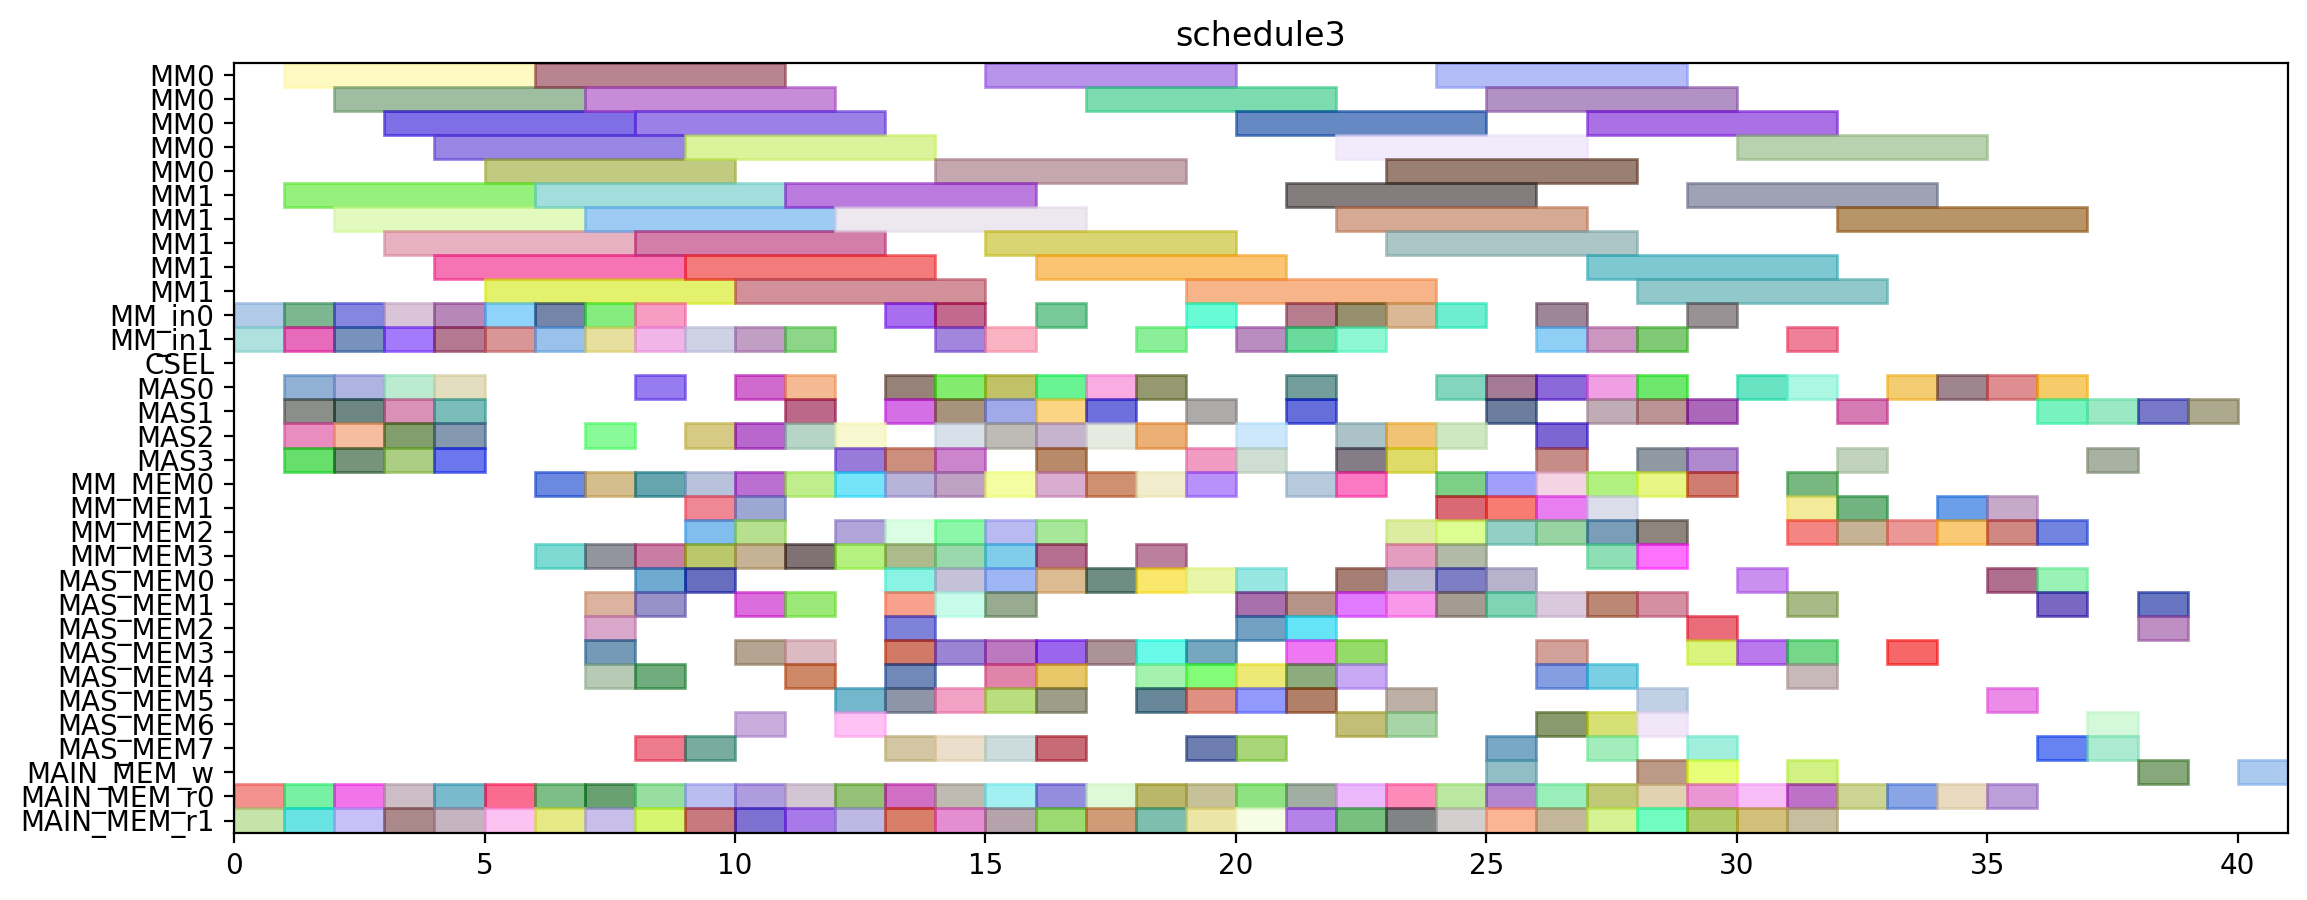

Source code (Python):
from pyschedule import Scenario, solvers, plotters, alt


def solve():
	horizon = 161
	S = Scenario("schedule3", horizon=horizon)

	# resource
	MM = S.Resources('MM', num=2, size=5)
	MM_in = S.Resources('MM_in', num=2)
	CSEL = S.Resource('CSEL')
	MAS = S.Resources('MAS', num=4, size=1, periods=range(1, horizon))
	MM_MEM = S.Resources('MM_MEM', num=4)
	MAS_MEM = S.Resources('MAS_MEM', num=8)
	MAIN_MEM_w = S.Resource('MAIN_MEM_w', size=1)
	MAIN_MEM_r = S.Resources('MAIN_MEM_r', num=2)

	# result of previous scheduling
	r12_t1_in = S.Task('r12_t1_in', length=1, delay_cost=1)
	S += r12_t1_in >= 0
	r12_t1_in += MM_in[0]

	r12_t1_mem1 = S.Task('r12_t1_mem1', length=1, delay_cost=1)
	S += r12_t1_mem1 >= 0
	r12_t1_mem1 += MAIN_MEM_r[1]

	r16_t3_mem0 = S.Task('r16_t3_mem0', length=1, delay_cost=1)
	S += r16_t3_mem0 >= 0
	r16_t3_mem0 += MAIN_MEM_r[0]

	r5_t1_in = S.Task('r5_t1_in', length=1, delay_cost=1)
	S += r5_t1_in >= 0
	r5_t1_in += MM_in[1]

	r12_t1 = S.Task('r12_t1', length=5, delay_cost=1)
	S += r12_t1 >= 1
	r12_t1 += MM[0]

	r12_t3_mem0 = S.Task('r12_t3_mem0', length=1, delay_cost=1)
	S += r12_t3_mem0 >= 1
	r12_t3_mem0 += MAIN_MEM_r[0]

	r13_t2_mem1 = S.Task('r13_t2_mem1', length=1, delay_cost=1)
	S += r13_t2_mem1 >= 1
	r13_t2_mem1 += MAIN_MEM_r[1]

	r1_t2 = S.Task('r1_t2', length=1, delay_cost=1)
	S += r1_t2 >= 1
	r1_t2 += MAS[2]

	r1_t3 = S.Task('r1_t3', length=1, delay_cost=1)
	S += r1_t3 >= 1
	r1_t3 += MAS[1]

	r3_t0_in = S.Task('r3_t0_in', length=1, delay_cost=1)
	S += r3_t0_in >= 1
	r3_t0_in += MM_in[0]

	r3_t1_in = S.Task('r3_t1_in', length=1, delay_cost=1)
	S += r3_t1_in >= 1
	r3_t1_in += MM_in[1]

	r5_t1 = S.Task('r5_t1', length=5, delay_cost=1)
	S += r5_t1 >= 1
	r5_t1 += MM[1]

	r5_t2 = S.Task('r5_t2', length=1, delay_cost=1)
	S += r5_t2 >= 1
	r5_t2 += MAS[0]

	r9_t2 = S.Task('r9_t2', length=1, delay_cost=1)
	S += r9_t2 >= 1
	r9_t2 += MAS[3]

	r13_t0_in = S.Task('r13_t0_in', length=1, delay_cost=1)
	S += r13_t0_in >= 2
	r13_t0_in += MM_in[0]

	r13_t3 = S.Task('r13_t3', length=1, delay_cost=1)
	S += r13_t3 >= 2
	r13_t3 += MAS[1]

	r16_t3_mem1 = S.Task('r16_t3_mem1', length=1, delay_cost=1)
	S += r16_t3_mem1 >= 2
	r16_t3_mem1 += MAIN_MEM_r[1]

	r1_t1_mem0 = S.Task('r1_t1_mem0', length=1, delay_cost=1)
	S += r1_t1_mem0 >= 2
	r1_t1_mem0 += MAIN_MEM_r[0]

	r3_t0 = S.Task('r3_t0', length=5, delay_cost=1)
	S += r3_t0 >= 2
	r3_t0 += MM[0]

	r3_t1 = S.Task('r3_t1', length=5, delay_cost=1)
	S += r3_t1 >= 2
	r3_t1 += MM[1]

	r3_t2 = S.Task('r3_t2', length=1, delay_cost=1)
	S += r3_t2 >= 2
	r3_t2 += MAS[0]

	r3_t3 = S.Task('r3_t3', length=1, delay_cost=1)
	S += r3_t3 >= 2
	r3_t3 += MAS[3]

	r4_t2 = S.Task('r4_t2', length=1, delay_cost=1)
	S += r4_t2 >= 2
	r4_t2 += MAS[2]

	r6_t1_in = S.Task('r6_t1_in', length=1, delay_cost=1)
	S += r6_t1_in >= 2
	r6_t1_in += MM_in[1]

	r12_t2 = S.Task('r12_t2', length=1, delay_cost=1)
	S += r12_t2 >= 3
	r12_t2 += MAS[1]

	r12_t3 = S.Task('r12_t3', length=1, delay_cost=1)
	S += r12_t3 >= 3
	r12_t3 += MAS[0]

	r13_t0 = S.Task('r13_t0', length=5, delay_cost=1)
	S += r13_t0 >= 3
	r13_t0 += MM[0]

	r13_t2 = S.Task('r13_t2', length=1, delay_cost=1)
	S += r13_t2 >= 3
	r13_t2 += MAS[3]

	r16_t3 = S.Task('r16_t3', length=1, delay_cost=1)
	S += r16_t3 >= 3
	r16_t3 += MAS[2]

	r4_t0_in = S.Task('r4_t0_in', length=1, delay_cost=1)
	S += r4_t0_in >= 3
	r4_t0_in += MM_in[1]

	r5_t0_in = S.Task('r5_t0_in', length=1, delay_cost=1)
	S += r5_t0_in >= 3
	r5_t0_in += MM_in[0]

	r6_t0_mem1 = S.Task('r6_t0_mem1', length=1, delay_cost=1)
	S += r6_t0_mem1 >= 3
	r6_t0_mem1 += MAIN_MEM_r[1]

	r6_t1 = S.Task('r6_t1', length=5, delay_cost=1)
	S += r6_t1 >= 3
	r6_t1 += MM[1]

	r6_t1_mem0 = S.Task('r6_t1_mem0', length=1, delay_cost=1)
	S += r6_t1_mem0 >= 3
	r6_t1_mem0 += MAIN_MEM_r[0]

	r12_t0_in = S.Task('r12_t0_in', length=1, delay_cost=1)
	S += r12_t0_in >= 4
	r12_t0_in += MM_in[0]

	r3_t0_mem0 = S.Task('r3_t0_mem0', length=1, delay_cost=1)
	S += r3_t0_mem0 >= 4
	r3_t0_mem0 += MAIN_MEM_r[0]

	r4_t0 = S.Task('r4_t0', length=5, delay_cost=1)
	S += r4_t0 >= 4
	r4_t0 += MM[1]

	r4_t1_in = S.Task('r4_t1_in', length=1, delay_cost=1)
	S += r4_t1_in >= 4
	r4_t1_in += MM_in[1]

	r4_t3 = S.Task('r4_t3', length=1, delay_cost=1)
	S += r4_t3 >= 4
	r4_t3 += MAS[0]

	r5_t0 = S.Task('r5_t0', length=5, delay_cost=1)
	S += r5_t0 >= 4
	r5_t0 += MM[0]

	r5_t2_mem1 = S.Task('r5_t2_mem1', length=1, delay_cost=1)
	S += r5_t2_mem1 >= 4
	r5_t2_mem1 += MAIN_MEM_r[1]

	r5_t3 = S.Task('r5_t3', length=1, delay_cost=1)
	S += r5_t3 >= 4
	r5_t3 += MAS[3]

	r6_t2 = S.Task('r6_t2', length=1, delay_cost=1)
	S += r6_t2 >= 4
	r6_t2 += MAS[2]

	r6_t3 = S.Task('r6_t3', length=1, delay_cost=1)
	S += r6_t3 >= 4
	r6_t3 += MAS[1]

	r12_t0 = S.Task('r12_t0', length=5, delay_cost=1)
	S += r12_t0 >= 5
	r12_t0 += MM[0]

	r1_t0_mem1 = S.Task('r1_t0_mem1', length=1, delay_cost=1)
	S += r1_t0_mem1 >= 5
	r1_t0_mem1 += MAIN_MEM_r[1]

	r1_t1_in = S.Task('r1_t1_in', length=1, delay_cost=1)
	S += r1_t1_in >= 5
	r1_t1_in += MM_in[1]

	r4_t1 = S.Task('r4_t1', length=5, delay_cost=1)
	S += r4_t1 >= 5
	r4_t1 += MM[1]

	r4_t3_mem0 = S.Task('r4_t3_mem0', length=1, delay_cost=1)
	S += r4_t3_mem0 >= 5
	r4_t3_mem0 += MAIN_MEM_r[0]

	r6_t0_in = S.Task('r6_t0_in', length=1, delay_cost=1)
	S += r6_t0_in >= 5
	r6_t0_in += MM_in[0]

	r13_t1_in = S.Task('r13_t1_in', length=1, delay_cost=1)
	S += r13_t1_in >= 6
	r13_t1_in += MM_in[1]

	r1_t0_in = S.Task('r1_t0_in', length=1, delay_cost=1)
	S += r1_t0_in >= 6
	r1_t0_in += MM_in[0]

	r1_t1 = S.Task('r1_t1', length=5, delay_cost=1)
	S += r1_t1 >= 6
	r1_t1 += MM[1]

	r30_mem0 = S.Task('r30_mem0', length=1, delay_cost=1)
	S += r30_mem0 >= 6
	r30_mem0 += MM_MEM[0]

	r30_mem1 = S.Task('r30_mem1', length=1, delay_cost=1)
	S += r30_mem1 >= 6
	r30_mem1 += MM_MEM[3]

	r3_t2_mem1 = S.Task('r3_t2_mem1', length=1, delay_cost=1)
	S += r3_t2_mem1 >= 6
	r3_t2_mem1 += MAIN_MEM_r[1]

	r6_t0 = S.Task('r6_t0', length=5, delay_cost=1)
	S += r6_t0 >= 6
	r6_t0 += MM[0]

	r6_t0_mem0 = S.Task('r6_t0_mem0', length=1, delay_cost=1)
	S += r6_t0_mem0 >= 6
	r6_t0_mem0 += MAIN_MEM_r[0]

	r12_t4_in = S.Task('r12_t4_in', length=1, delay_cost=1)
	S += r12_t4_in >= 7
	r12_t4_in += MM_in[1]

	r12_t4_mem0 = S.Task('r12_t4_mem0', length=1, delay_cost=1)
	S += r12_t4_mem0 >= 7
	r12_t4_mem0 += MAS_MEM[2]

	r12_t4_mem1 = S.Task('r12_t4_mem1', length=1, delay_cost=1)
	S += r12_t4_mem1 >= 7
	r12_t4_mem1 += MAS_MEM[1]

	r13_t1 = S.Task('r13_t1', length=5, delay_cost=1)
	S += r13_t1 >= 7
	r13_t1 += MM[1]

	r1_t0 = S.Task('r1_t0', length=5, delay_cost=1)
	S += r1_t0 >= 7
	r1_t0 += MM[0]

	r30 = S.Task('r30', length=1, delay_cost=1)
	S += r30 >= 7
	r30 += MAS[2]

	r3_t5_mem0 = S.Task('r3_t5_mem0', length=1, delay_cost=1)
	S += r3_t5_mem0 >= 7
	r3_t5_mem0 += MM_MEM[0]

	r3_t5_mem1 = S.Task('r3_t5_mem1', length=1, delay_cost=1)
	S += r3_t5_mem1 >= 7
	r3_t5_mem1 += MM_MEM[3]

	r4_t2_mem1 = S.Task('r4_t2_mem1', length=1, delay_cost=1)
	S += r4_t2_mem1 >= 7
	r4_t2_mem1 += MAIN_MEM_r[1]

	r5_t3_mem0 = S.Task('r5_t3_mem0', length=1, delay_cost=1)
	S += r5_t3_mem0 >= 7
	r5_t3_mem0 += MAIN_MEM_r[0]

	r6_t4_in = S.Task('r6_t4_in', length=1, delay_cost=1)
	S += r6_t4_in >= 7
	r6_t4_in += MM_in[0]

	r6_t4_mem0 = S.Task('r6_t4_mem0', length=1, delay_cost=1)
	S += r6_t4_mem0 >= 7
	r6_t4_mem0 += MAS_MEM[4]

	r6_t4_mem1 = S.Task('r6_t4_mem1', length=1, delay_cost=1)
	S += r6_t4_mem1 >= 7
	r6_t4_mem1 += MAS_MEM[3]

	r12_t2_mem1 = S.Task('r12_t2_mem1', length=1, delay_cost=1)
	S += r12_t2_mem1 >= 8
	r12_t2_mem1 += MAIN_MEM_r[1]

	r12_t4 = S.Task('r12_t4', length=5, delay_cost=1)
	S += r12_t4 >= 8
	r12_t4 += MM[1]

	r3_t5 = S.Task('r3_t5', length=1, delay_cost=1)
	S += r3_t5 >= 8
	r3_t5 += MAS[0]

	r4_t0_mem0 = S.Task('r4_t0_mem0', length=1, delay_cost=1)
	S += r4_t0_mem0 >= 8
	r4_t0_mem0 += MAIN_MEM_r[0]

	r4_t4_in = S.Task('r4_t4_in', length=1, delay_cost=1)
	S += r4_t4_in >= 8
	r4_t4_in += MM_in[1]

	r4_t4_mem0 = S.Task('r4_t4_mem0', length=1, delay_cost=1)
	S += r4_t4_mem0 >= 8
	r4_t4_mem0 += MAS_MEM[4]

	r4_t4_mem1 = S.Task('r4_t4_mem1', length=1, delay_cost=1)
	S += r4_t4_mem1 >= 8
	r4_t4_mem1 += MAS_MEM[1]

	r50_mem0 = S.Task('r50_mem0', length=1, delay_cost=1)
	S += r50_mem0 >= 8
	r50_mem0 += MM_MEM[0]

	r50_mem1 = S.Task('r50_mem1', length=1, delay_cost=1)
	S += r50_mem1 >= 8
	r50_mem1 += MM_MEM[3]

	r5_t4_in = S.Task('r5_t4_in', length=1, delay_cost=1)
	S += r5_t4_in >= 8
	r5_t4_in += MM_in[0]

	r5_t4_mem0 = S.Task('r5_t4_mem0', length=1, delay_cost=1)
	S += r5_t4_mem0 >= 8
	r5_t4_mem0 += MAS_MEM[0]

	r5_t4_mem1 = S.Task('r5_t4_mem1', length=1, delay_cost=1)
	S += r5_t4_mem1 >= 8
	r5_t4_mem1 += MAS_MEM[7]

	r6_t4 = S.Task('r6_t4', length=5, delay_cost=1)
	S += r6_t4 >= 8
	r6_t4 += MM[0]

	r12_t5_mem0 = S.Task('r12_t5_mem0', length=1, delay_cost=1)
	S += r12_t5_mem0 >= 9
	r12_t5_mem0 += MM_MEM[0]

	r12_t5_mem1 = S.Task('r12_t5_mem1', length=1, delay_cost=1)
	S += r12_t5_mem1 >= 9
	r12_t5_mem1 += MM_MEM[1]

	r13_t2_mem0 = S.Task('r13_t2_mem0', length=1, delay_cost=1)
	S += r13_t2_mem0 >= 9
	r13_t2_mem0 += MAIN_MEM_r[0]

	r3_t4_in = S.Task('r3_t4_in', length=1, delay_cost=1)
	S += r3_t4_in >= 9
	r3_t4_in += MM_in[1]

	r3_t4_mem0 = S.Task('r3_t4_mem0', length=1, delay_cost=1)
	S += r3_t4_mem0 >= 9
	r3_t4_mem0 += MAS_MEM[0]

	r3_t4_mem1 = S.Task('r3_t4_mem1', length=1, delay_cost=1)
	S += r3_t4_mem1 >= 9
	r3_t4_mem1 += MAS_MEM[7]

	r40_mem0 = S.Task('r40_mem0', length=1, delay_cost=1)
	S += r40_mem0 >= 9
	r40_mem0 += MM_MEM[2]

	r40_mem1 = S.Task('r40_mem1', length=1, delay_cost=1)
	S += r40_mem1 >= 9
	r40_mem1 += MM_MEM[3]

	r4_t0_mem1 = S.Task('r4_t0_mem1', length=1, delay_cost=1)
	S += r4_t0_mem1 >= 9
	r4_t0_mem1 += MAIN_MEM_r[1]

	r4_t4 = S.Task('r4_t4', length=5, delay_cost=1)
	S += r4_t4 >= 9
	r4_t4 += MM[1]

	r50 = S.Task('r50', length=1, delay_cost=1)
	S += r50 >= 9
	r50 += MAS[2]

	r5_t4 = S.Task('r5_t4', length=5, delay_cost=1)
	S += r5_t4 >= 9
	r5_t4 += MM[0]

	r120_mem0 = S.Task('r120_mem0', length=1, delay_cost=1)
	S += r120_mem0 >= 10
	r120_mem0 += MM_MEM[0]

	r120_mem1 = S.Task('r120_mem1', length=1, delay_cost=1)
	S += r120_mem1 >= 10
	r120_mem1 += MM_MEM[1]

	r12_t0_mem1 = S.Task('r12_t0_mem1', length=1, delay_cost=1)
	S += r12_t0_mem1 >= 10
	r12_t0_mem1 += MAIN_MEM_r[1]

	r12_t5 = S.Task('r12_t5', length=1, delay_cost=1)
	S += r12_t5 >= 10
	r12_t5 += MAS[2]

	r13_t4_in = S.Task('r13_t4_in', length=1, delay_cost=1)
	S += r13_t4_in >= 10
	r13_t4_in += MM_in[1]

	r13_t4_mem0 = S.Task('r13_t4_mem0', length=1, delay_cost=1)
	S += r13_t4_mem0 >= 10
	r13_t4_mem0 += MAS_MEM[6]

	r13_t4_mem1 = S.Task('r13_t4_mem1', length=1, delay_cost=1)
	S += r13_t4_mem1 >= 10
	r13_t4_mem1 += MAS_MEM[3]

	r3_t4 = S.Task('r3_t4', length=5, delay_cost=1)
	S += r3_t4 >= 10
	r3_t4 += MM[1]

	r40 = S.Task('r40', length=1, delay_cost=1)
	S += r40 >= 10
	r40 += MAS[0]

	r4_t5_mem0 = S.Task('r4_t5_mem0', length=1, delay_cost=1)
	S += r4_t5_mem0 >= 10
	r4_t5_mem0 += MM_MEM[2]

	r4_t5_mem1 = S.Task('r4_t5_mem1', length=1, delay_cost=1)
	S += r4_t5_mem1 >= 10
	r4_t5_mem1 += MM_MEM[3]

	r80_mem1 = S.Task('r80_mem1', length=1, delay_cost=1)
	S += r80_mem1 >= 10
	r80_mem1 += MAS_MEM[1]

	r9_t2_mem0 = S.Task('r9_t2_mem0', length=1, delay_cost=1)
	S += r9_t2_mem0 >= 10
	r9_t2_mem0 += MAIN_MEM_r[0]

	r100_mem1 = S.Task('r100_mem1', length=1, delay_cost=1)
	S += r100_mem1 >= 11
	r100_mem1 += MAS_MEM[1]

	r10_mem0 = S.Task('r10_mem0', length=1, delay_cost=1)
	S += r10_mem0 >= 11
	r10_mem0 += MM_MEM[0]

	r10_mem1 = S.Task('r10_mem1', length=1, delay_cost=1)
	S += r10_mem1 >= 11
	r10_mem1 += MM_MEM[3]

	r120 = S.Task('r120', length=1, delay_cost=1)
	S += r120 >= 11
	r120 += MAS[1]

	r13_t4 = S.Task('r13_t4', length=5, delay_cost=1)
	S += r13_t4 >= 11
	r13_t4 += MM[1]

	r1_t4_in = S.Task('r1_t4_in', length=1, delay_cost=1)
	S += r1_t4_in >= 11
	r1_t4_in += MM_in[1]

	r1_t4_mem0 = S.Task('r1_t4_mem0', length=1, delay_cost=1)
	S += r1_t4_mem0 >= 11
	r1_t4_mem0 += MAS_MEM[4]

	r1_t4_mem1 = S.Task('r1_t4_mem1', length=1, delay_cost=1)
	S += r1_t4_mem1 >= 11
	r1_t4_mem1 += MAS_MEM[3]

	r4_t1_mem1 = S.Task('r4_t1_mem1', length=1, delay_cost=1)
	S += r4_t1_mem1 >= 11
	r4_t1_mem1 += MAIN_MEM_r[1]

	r4_t5 = S.Task('r4_t5', length=1, delay_cost=1)
	S += r4_t5 >= 11
	r4_t5 += MAS[0]

	r5_t2_mem0 = S.Task('r5_t2_mem0', length=1, delay_cost=1)
	S += r5_t2_mem0 >= 11
	r5_t2_mem0 += MAIN_MEM_r[0]

	r80 = S.Task('r80', length=1, delay_cost=1)
	S += r80 >= 11
	r80 += MAS[2]

	r10 = S.Task('r10', length=1, delay_cost=1)
	S += r10 >= 12
	r10 += MAS[3]

	r100 = S.Task('r100', length=1, delay_cost=1)
	S += r100 >= 12
	r100 += MAS[2]

	r121_mem0 = S.Task('r121_mem0', length=1, delay_cost=1)
	S += r121_mem0 >= 12
	r121_mem0 += MM_MEM[2]

	r121_mem1 = S.Task('r121_mem1', length=1, delay_cost=1)
	S += r121_mem1 >= 12
	r121_mem1 += MAS_MEM[5]

	r1_t4 = S.Task('r1_t4', length=5, delay_cost=1)
	S += r1_t4 >= 12
	r1_t4 += MM[1]

	r20_mem0 = S.Task('r20_mem0', length=1, delay_cost=1)
	S += r20_mem0 >= 12
	r20_mem0 += MAS_MEM[6]

	r3_t1_mem0 = S.Task('r3_t1_mem0', length=1, delay_cost=1)
	S += r3_t1_mem0 >= 12
	r3_t1_mem0 += MAIN_MEM_r[0]

	r3_t3_mem1 = S.Task('r3_t3_mem1', length=1, delay_cost=1)
	S += r3_t3_mem1 >= 12
	r3_t3_mem1 += MAIN_MEM_r[1]

	r60_mem0 = S.Task('r60_mem0', length=1, delay_cost=1)
	S += r60_mem0 >= 12
	r60_mem0 += MM_MEM[0]

	r60_mem1 = S.Task('r60_mem1', length=1, delay_cost=1)
	S += r60_mem1 >= 12
	r60_mem1 += MM_MEM[3]

	X_new_t3_mem0 = S.Task('X_new_t3_mem0', length=1, delay_cost=1)
	S += X_new_t3_mem0 >= 13
	X_new_t3_mem0 += MAS_MEM[2]

	X_new_t3_mem1 = S.Task('X_new_t3_mem1', length=1, delay_cost=1)
	S += X_new_t3_mem1 >= 13
	X_new_t3_mem1 += MAS_MEM[3]

	r121 = S.Task('r121', length=1, delay_cost=1)
	S += r121 >= 13
	r121 += MAS[1]

	r13_t5_mem0 = S.Task('r13_t5_mem0', length=1, delay_cost=1)
	S += r13_t5_mem0 >= 13
	r13_t5_mem0 += MM_MEM[0]

	r13_t5_mem1 = S.Task('r13_t5_mem1', length=1, delay_cost=1)
	S += r13_t5_mem1 >= 13
	r13_t5_mem1 += MM_MEM[3]

	r14_t0_in = S.Task('r14_t0_in', length=1, delay_cost=1)
	S += r14_t0_in >= 13
	r14_t0_in += MM_in[0]

	r14_t0_mem0 = S.Task('r14_t0_mem0', length=1, delay_cost=1)
	S += r14_t0_mem0 >= 13
	r14_t0_mem0 += MAS_MEM[0]

	r14_t0_mem1 = S.Task('r14_t0_mem1', length=1, delay_cost=1)
	S += r14_t0_mem1 >= 13
	r14_t0_mem1 += MAS_MEM[5]

	r1_t3_mem1 = S.Task('r1_t3_mem1', length=1, delay_cost=1)
	S += r1_t3_mem1 >= 13
	r1_t3_mem1 += MAIN_MEM_r[1]

	r20 = S.Task('r20', length=1, delay_cost=1)
	S += r20 >= 13
	r20 += MAS[0]

	r3_t3_mem0 = S.Task('r3_t3_mem0', length=1, delay_cost=1)
	S += r3_t3_mem0 >= 13
	r3_t3_mem0 += MAIN_MEM_r[0]

	r41_mem0 = S.Task('r41_mem0', length=1, delay_cost=1)
	S += r41_mem0 >= 13
	r41_mem0 += MM_MEM[2]

	r41_mem1 = S.Task('r41_mem1', length=1, delay_cost=1)
	S += r41_mem1 >= 13
	r41_mem1 += MAS_MEM[1]

	r60 = S.Task('r60', length=1, delay_cost=1)
	S += r60 >= 13
	r60 += MAS[3]

	r70_mem0 = S.Task('r70_mem0', length=1, delay_cost=1)
	S += r70_mem0 >= 13
	r70_mem0 += MAS_MEM[4]

	r70_mem1 = S.Task('r70_mem1', length=1, delay_cost=1)
	S += r70_mem1 >= 13
	r70_mem1 += MAS_MEM[7]

	X_new_t0_in = S.Task('X_new_t0_in', length=1, delay_cost=1)
	S += X_new_t0_in >= 14
	X_new_t0_in += MM_in[1]

	X_new_t0_mem0 = S.Task('X_new_t0_mem0', length=1, delay_cost=1)
	S += X_new_t0_mem0 >= 14
	X_new_t0_mem0 += MAS_MEM[0]

	X_new_t0_mem1 = S.Task('X_new_t0_mem1', length=1, delay_cost=1)
	S += X_new_t0_mem1 >= 14
	X_new_t0_mem1 += MAS_MEM[3]

	X_new_t3 = S.Task('X_new_t3', length=1, delay_cost=1)
	S += X_new_t3 >= 14
	X_new_t3 += MAS[0]

	r101_mem1 = S.Task('r101_mem1', length=1, delay_cost=1)
	S += r101_mem1 >= 14
	r101_mem1 += MAS_MEM[7]

	r12_t0_mem0 = S.Task('r12_t0_mem0', length=1, delay_cost=1)
	S += r12_t0_mem0 >= 14
	r12_t0_mem0 += MAIN_MEM_r[0]

	r130_mem0 = S.Task('r130_mem0', length=1, delay_cost=1)
	S += r130_mem0 >= 14
	r130_mem0 += MM_MEM[0]

	r130_mem1 = S.Task('r130_mem1', length=1, delay_cost=1)
	S += r130_mem1 >= 14
	r130_mem1 += MM_MEM[3]

	r13_t5 = S.Task('r13_t5', length=1, delay_cost=1)
	S += r13_t5 >= 14
	r13_t5 += MAS[1]

	r14_t0 = S.Task('r14_t0', length=5, delay_cost=1)
	S += r14_t0 >= 14
	r14_t0 += MM[0]

	r31_mem0 = S.Task('r31_mem0', length=1, delay_cost=1)
	S += r31_mem0 >= 14
	r31_mem0 += MM_MEM[2]

	r31_mem1 = S.Task('r31_mem1', length=1, delay_cost=1)
	S += r31_mem1 >= 14
	r31_mem1 += MAS_MEM[1]

	r41 = S.Task('r41', length=1, delay_cost=1)
	S += r41 >= 14
	r41 += MAS[3]

	r6_t3_mem1 = S.Task('r6_t3_mem1', length=1, delay_cost=1)
	S += r6_t3_mem1 >= 14
	r6_t3_mem1 += MAIN_MEM_r[1]

	r70 = S.Task('r70', length=1, delay_cost=1)
	S += r70 >= 14
	r70 += MAS[2]

	r9_t0_in = S.Task('r9_t0_in', length=1, delay_cost=1)
	S += r9_t0_in >= 14
	r9_t0_in += MM_in[0]

	r9_t0_mem1 = S.Task('r9_t0_mem1', length=1, delay_cost=1)
	S += r9_t0_mem1 >= 14
	r9_t0_mem1 += MAS_MEM[5]

	X_new_t0 = S.Task('X_new_t0', length=5, delay_cost=1)
	S += X_new_t0 >= 15
	X_new_t0 += MM[1]

	Z_new_t0_in = S.Task('Z_new_t0_in', length=1, delay_cost=1)
	S += Z_new_t0_in >= 15
	Z_new_t0_in += MM_in[1]

	Z_new_t0_mem0 = S.Task('Z_new_t0_mem0', length=1, delay_cost=1)
	S += Z_new_t0_mem0 >= 15
	Z_new_t0_mem0 += MAS_MEM[0]

	Z_new_t0_mem1 = S.Task('Z_new_t0_mem1', length=1, delay_cost=1)
	S += Z_new_t0_mem1 >= 15
	Z_new_t0_mem1 += MAS_MEM[1]

	r101 = S.Task('r101', length=1, delay_cost=1)
	S += r101 >= 15
	r101 += MAS[1]

	r130 = S.Task('r130', length=1, delay_cost=1)
	S += r130 >= 15
	r130 += MAS[0]

	r131_mem0 = S.Task('r131_mem0', length=1, delay_cost=1)
	S += r131_mem0 >= 15
	r131_mem0 += MM_MEM[2]

	r131_mem1 = S.Task('r131_mem1', length=1, delay_cost=1)
	S += r131_mem1 >= 15
	r131_mem1 += MAS_MEM[3]

	r14_t3_mem0 = S.Task('r14_t3_mem0', length=1, delay_cost=1)
	S += r14_t3_mem0 >= 15
	r14_t3_mem0 += MAS_MEM[4]

	r14_t3_mem1 = S.Task('r14_t3_mem1', length=1, delay_cost=1)
	S += r14_t3_mem1 >= 15
	r14_t3_mem1 += MAS_MEM[5]

	r1_t5_mem0 = S.Task('r1_t5_mem0', length=1, delay_cost=1)
	S += r1_t5_mem0 >= 15
	r1_t5_mem0 += MM_MEM[0]

	r1_t5_mem1 = S.Task('r1_t5_mem1', length=1, delay_cost=1)
	S += r1_t5_mem1 >= 15
	r1_t5_mem1 += MM_MEM[3]

	r31 = S.Task('r31', length=1, delay_cost=1)
	S += r31 >= 15
	r31 += MAS[2]

	r4_t2_mem0 = S.Task('r4_t2_mem0', length=1, delay_cost=1)
	S += r4_t2_mem0 >= 15
	r4_t2_mem0 += MAIN_MEM_r[0]

	r81_mem1 = S.Task('r81_mem1', length=1, delay_cost=1)
	S += r81_mem1 >= 15
	r81_mem1 += MAS_MEM[7]

	r9_t0 = S.Task('r9_t0', length=5, delay_cost=1)
	S += r9_t0 >= 15
	r9_t0 += MM[0]

	r9_t2_mem1 = S.Task('r9_t2_mem1', length=1, delay_cost=1)
	S += r9_t2_mem1 >= 15
	r9_t2_mem1 += MAIN_MEM_r[1]

	Z_new_t0 = S.Task('Z_new_t0', length=5, delay_cost=1)
	S += Z_new_t0 >= 16
	Z_new_t0 += MM[1]

	Z_new_t3_mem0 = S.Task('Z_new_t3_mem0', length=1, delay_cost=1)
	S += Z_new_t3_mem0 >= 16
	Z_new_t3_mem0 += MAS_MEM[0]

	Z_new_t3_mem1 = S.Task('Z_new_t3_mem1', length=1, delay_cost=1)
	S += Z_new_t3_mem1 >= 16
	Z_new_t3_mem1 += MAS_MEM[5]

	r11_mem0 = S.Task('r11_mem0', length=1, delay_cost=1)
	S += r11_mem0 >= 16
	r11_mem0 += MM_MEM[2]

	r11_mem1 = S.Task('r11_mem1', length=1, delay_cost=1)
	S += r11_mem1 >= 16
	r11_mem1 += MAS_MEM[7]

	r11_t3_in = S.Task('r11_t3_in', length=1, delay_cost=1)
	S += r11_t3_in >= 16
	r11_t3_in += MM_in[0]

	r11_t3_mem0 = S.Task('r11_t3_mem0', length=1, delay_cost=1)
	S += r11_t3_mem0 >= 16
	r11_t3_mem0 += MAS_MEM[4]

	r11_t3_mem1 = S.Task('r11_t3_mem1', length=1, delay_cost=1)
	S += r11_t3_mem1 >= 16
	r11_t3_mem1 += MAS_MEM[3]

	r131 = S.Task('r131', length=1, delay_cost=1)
	S += r131 >= 16
	r131 += MAS[2]

	r14_t3 = S.Task('r14_t3', length=1, delay_cost=1)
	S += r14_t3 >= 16
	r14_t3 += MAS[0]

	r1_t5 = S.Task('r1_t5', length=1, delay_cost=1)
	S += r1_t5 >= 16
	r1_t5 += MAS[3]

	r4_t3_mem1 = S.Task('r4_t3_mem1', length=1, delay_cost=1)
	S += r4_t3_mem1 >= 16
	r4_t3_mem1 += MAIN_MEM_r[1]

	r5_t5_mem0 = S.Task('r5_t5_mem0', length=1, delay_cost=1)
	S += r5_t5_mem0 >= 16
	r5_t5_mem0 += MM_MEM[0]

	r5_t5_mem1 = S.Task('r5_t5_mem1', length=1, delay_cost=1)
	S += r5_t5_mem1 >= 16
	r5_t5_mem1 += MM_MEM[3]

	r6_t2_mem0 = S.Task('r6_t2_mem0', length=1, delay_cost=1)
	S += r6_t2_mem0 >= 16
	r6_t2_mem0 += MAIN_MEM_r[0]

	r81 = S.Task('r81', length=1, delay_cost=1)
	S += r81 >= 16
	r81 += MAS[1]

	Z_new_t3 = S.Task('Z_new_t3', length=1, delay_cost=1)
	S += Z_new_t3 >= 17
	Z_new_t3 += MAS[2]

	r11 = S.Task('r11', length=1, delay_cost=1)
	S += r11 >= 17
	r11 += MAS[0]

	r11_t3 = S.Task('r11_t3', length=5, delay_cost=1)
	S += r11_t3 >= 17
	r11_t3 += MM[0]

	r13_t1_mem1 = S.Task('r13_t1_mem1', length=1, delay_cost=1)
	S += r13_t1_mem1 >= 17
	r13_t1_mem1 += MAIN_MEM_r[1]

	r1_t3_mem0 = S.Task('r1_t3_mem0', length=1, delay_cost=1)
	S += r1_t3_mem0 >= 17
	r1_t3_mem0 += MAIN_MEM_r[0]

	r21_mem0 = S.Task('r21_mem0', length=1, delay_cost=1)
	S += r21_mem0 >= 17
	r21_mem0 += MAS_MEM[0]

	r51_mem0 = S.Task('r51_mem0', length=1, delay_cost=1)
	S += r51_mem0 >= 17
	r51_mem0 += MM_MEM[0]

	r51_mem1 = S.Task('r51_mem1', length=1, delay_cost=1)
	S += r51_mem1 >= 17
	r51_mem1 += MAS_MEM[3]

	r5_t5 = S.Task('r5_t5', length=1, delay_cost=1)
	S += r5_t5 >= 17
	r5_t5 += MAS[1]

	Z_new_t1_in = S.Task('Z_new_t1_in', length=1, delay_cost=1)
	S += Z_new_t1_in >= 18
	Z_new_t1_in += MM_in[1]

	Z_new_t1_mem0 = S.Task('Z_new_t1_mem0', length=1, delay_cost=1)
	S += Z_new_t1_mem0 >= 18
	Z_new_t1_mem0 += MAS_MEM[0]

	Z_new_t1_mem1 = S.Task('Z_new_t1_mem1', length=1, delay_cost=1)
	S += Z_new_t1_mem1 >= 18
	Z_new_t1_mem1 += MAS_MEM[5]

	r11_t0_mem0 = S.Task('r11_t0_mem0', length=1, delay_cost=1)
	S += r11_t0_mem0 >= 18
	r11_t0_mem0 += MAS_MEM[4]

	r11_t0_mem1 = S.Task('r11_t0_mem1', length=1, delay_cost=1)
	S += r11_t0_mem1 >= 18
	r11_t0_mem1 += MAS_MEM[3]

	r12_t3_mem1 = S.Task('r12_t3_mem1', length=1, delay_cost=1)
	S += r12_t3_mem1 >= 18
	r12_t3_mem1 += MAIN_MEM_r[1]

	r1_t0_mem0 = S.Task('r1_t0_mem0', length=1, delay_cost=1)
	S += r1_t0_mem0 >= 18
	r1_t0_mem0 += MAIN_MEM_r[0]

	r21 = S.Task('r21', length=1, delay_cost=1)
	S += r21 >= 18
	r21 += MAS[0]

	r51 = S.Task('r51', length=1, delay_cost=1)
	S += r51 >= 18
	r51 += MAS[2]

	r6_t5_mem0 = S.Task('r6_t5_mem0', length=1, delay_cost=1)
	S += r6_t5_mem0 >= 18
	r6_t5_mem0 += MM_MEM[0]

	r6_t5_mem1 = S.Task('r6_t5_mem1', length=1, delay_cost=1)
	S += r6_t5_mem1 >= 18
	r6_t5_mem1 += MM_MEM[3]

	Z_new_t1 = S.Task('Z_new_t1', length=5, delay_cost=1)
	S += Z_new_t1 >= 19
	Z_new_t1 += MM[1]

	r11_t0 = S.Task('r11_t0', length=1, delay_cost=1)
	S += r11_t0 >= 19
	r11_t0 += MAS[1]

	r11_t1_mem0 = S.Task('r11_t1_mem0', length=1, delay_cost=1)
	S += r11_t1_mem0 >= 19
	r11_t1_mem0 += MAS_MEM[4]

	r11_t1_mem1 = S.Task('r11_t1_mem1', length=1, delay_cost=1)
	S += r11_t1_mem1 >= 19
	r11_t1_mem1 += MAS_MEM[3]

	r12_t1_mem0 = S.Task('r12_t1_mem0', length=1, delay_cost=1)
	S += r12_t1_mem0 >= 19
	r12_t1_mem0 += MAIN_MEM_r[0]

	r3_t1_mem1 = S.Task('r3_t1_mem1', length=1, delay_cost=1)
	S += r3_t1_mem1 >= 19
	r3_t1_mem1 += MAIN_MEM_r[1]

	r61_mem0 = S.Task('r61_mem0', length=1, delay_cost=1)
	S += r61_mem0 >= 19
	r61_mem0 += MM_MEM[0]

	r61_mem1 = S.Task('r61_mem1', length=1, delay_cost=1)
	S += r61_mem1 >= 19
	r61_mem1 += MAS_MEM[7]

	r6_t5 = S.Task('r6_t5', length=1, delay_cost=1)
	S += r6_t5 >= 19
	r6_t5 += MAS[3]

	r11_t1 = S.Task('r11_t1', length=1, delay_cost=1)
	S += r11_t1 >= 20
	r11_t1 += MAS[2]

	r11_t2_in = S.Task('r11_t2_in', length=1, delay_cost=1)
	S += r11_t2_in >= 20
	r11_t2_in += MM_in[1]

	r11_t2_mem0 = S.Task('r11_t2_mem0', length=1, delay_cost=1)
	S += r11_t2_mem0 >= 20
	r11_t2_mem0 += MAS_MEM[2]

	r11_t2_mem1 = S.Task('r11_t2_mem1', length=1, delay_cost=1)
	S += r11_t2_mem1 >= 20
	r11_t2_mem1 += MAS_MEM[5]

	r13_t1_mem0 = S.Task('r13_t1_mem0', length=1, delay_cost=1)
	S += r13_t1_mem0 >= 20
	r13_t1_mem0 += MAIN_MEM_r[0]

	r1_t2_mem1 = S.Task('r1_t2_mem1', length=1, delay_cost=1)
	S += r1_t2_mem1 >= 20
	r1_t2_mem1 += MAIN_MEM_r[1]

	r61 = S.Task('r61', length=1, delay_cost=1)
	S += r61 >= 20
	r61 += MAS[3]

	r71_mem0 = S.Task('r71_mem0', length=1, delay_cost=1)
	S += r71_mem0 >= 20
	r71_mem0 += MAS_MEM[4]

	r71_mem1 = S.Task('r71_mem1', length=1, delay_cost=1)
	S += r71_mem1 >= 20
	r71_mem1 += MAS_MEM[7]

	r111_mem0 = S.Task('r111_mem0', length=1, delay_cost=1)
	S += r111_mem0 >= 21
	r111_mem0 += MM_MEM[0]

	r11_t2 = S.Task('r11_t2', length=5, delay_cost=1)
	S += r11_t2 >= 21
	r11_t2 += MM[1]

	r13_t0_mem0 = S.Task('r13_t0_mem0', length=1, delay_cost=1)
	S += r13_t0_mem0 >= 21
	r13_t0_mem0 += MAIN_MEM_r[0]

	r13_t3_mem1 = S.Task('r13_t3_mem1', length=1, delay_cost=1)
	S += r13_t3_mem1 >= 21
	r13_t3_mem1 += MAIN_MEM_r[1]

	r15_t2_mem0 = S.Task('r15_t2_mem0', length=1, delay_cost=1)
	S += r15_t2_mem0 >= 21
	r15_t2_mem0 += MAS_MEM[4]

	r15_t2_mem1 = S.Task('r15_t2_mem1', length=1, delay_cost=1)
	S += r15_t2_mem1 >= 21
	r15_t2_mem1 += MAS_MEM[3]

	r71 = S.Task('r71', length=1, delay_cost=1)
	S += r71 >= 21
	r71 += MAS[0]

	r9_t1_in = S.Task('r9_t1_in', length=1, delay_cost=1)
	S += r9_t1_in >= 21
	r9_t1_in += MM_in[0]

	r9_t1_mem1 = S.Task('r9_t1_mem1', length=1, delay_cost=1)
	S += r9_t1_mem1 >= 21
	r9_t1_mem1 += MAS_MEM[1]

	X_new_t1_in = S.Task('X_new_t1_in', length=1, delay_cost=1)
	S += X_new_t1_in >= 22
	X_new_t1_in += MM_in[1]

	X_new_t1_mem0 = S.Task('X_new_t1_mem0', length=1, delay_cost=1)
	S += X_new_t1_mem0 >= 22
	X_new_t1_mem0 += MAS_MEM[0]

	X_new_t1_mem1 = S.Task('X_new_t1_mem1', length=1, delay_cost=1)
	S += X_new_t1_mem1 >= 22
	X_new_t1_mem1 += MAS_MEM[3]

	r111 = S.Task('r111', length=1, delay_cost=1)
	S += r111 >= 22
	r111 += MAS[3]

	r11_t5_mem0 = S.Task('r11_t5_mem0', length=1, delay_cost=1)
	S += r11_t5_mem0 >= 22
	r11_t5_mem0 += MM_MEM[0]

	r12_t2_mem0 = S.Task('r12_t2_mem0', length=1, delay_cost=1)
	S += r12_t2_mem0 >= 22
	r12_t2_mem0 += MAIN_MEM_r[0]

	r15_t2 = S.Task('r15_t2', length=1, delay_cost=1)
	S += r15_t2 >= 22
	r15_t2 += MAS[2]

	r16_t1_in = S.Task('r16_t1_in', length=1, delay_cost=1)
	S += r16_t1_in >= 22
	r16_t1_in += MM_in[0]

	r16_t1_mem0 = S.Task('r16_t1_mem0', length=1, delay_cost=1)
	S += r16_t1_mem0 >= 22
	r16_t1_mem0 += MAS_MEM[6]

	r6_t2_mem1 = S.Task('r6_t2_mem1', length=1, delay_cost=1)
	S += r6_t2_mem1 >= 22
	r6_t2_mem1 += MAIN_MEM_r[1]

	r9_t1 = S.Task('r9_t1', length=5, delay_cost=1)
	S += r9_t1 >= 22
	r9_t1 += MM[0]

	r9_t3_mem0 = S.Task('r9_t3_mem0', length=1, delay_cost=1)
	S += r9_t3_mem0 >= 22
	r9_t3_mem0 += MAS_MEM[4]

	r9_t3_mem1 = S.Task('r9_t3_mem1', length=1, delay_cost=1)
	S += r9_t3_mem1 >= 22
	r9_t3_mem1 += MAS_MEM[1]

	X_new_t1 = S.Task('X_new_t1', length=5, delay_cost=1)
	S += X_new_t1 >= 23
	X_new_t1 += MM[1]

	Z_new0_mem0 = S.Task('Z_new0_mem0', length=1, delay_cost=1)
	S += Z_new0_mem0 >= 23
	Z_new0_mem0 += MM_MEM[2]

	Z_new0_mem1 = S.Task('Z_new0_mem1', length=1, delay_cost=1)
	S += Z_new0_mem1 >= 23
	Z_new0_mem1 += MM_MEM[3]

	r11_t5 = S.Task('r11_t5', length=1, delay_cost=1)
	S += r11_t5 >= 23
	r11_t5 += MAS[3]

	r16_t1 = S.Task('r16_t1', length=5, delay_cost=1)
	S += r16_t1 >= 23
	r16_t1 += MM[0]

	r3_t2_mem0 = S.Task('r3_t2_mem0', length=1, delay_cost=1)
	S += r3_t2_mem0 >= 23
	r3_t2_mem0 += MAIN_MEM_r[0]

	r6_t1_mem1 = S.Task('r6_t1_mem1', length=1, delay_cost=1)
	S += r6_t1_mem1 >= 23
	r6_t1_mem1 += MAIN_MEM_r[1]

	r9_t3 = S.Task('r9_t3', length=1, delay_cost=1)
	S += r9_t3 >= 23
	r9_t3 += MAS[2]

	r9_t4_in = S.Task('r9_t4_in', length=1, delay_cost=1)
	S += r9_t4_in >= 23
	r9_t4_in += MM_in[0]

	r9_t4_mem0 = S.Task('r9_t4_mem0', length=1, delay_cost=1)
	S += r9_t4_mem0 >= 23
	r9_t4_mem0 += MAS_MEM[6]

	r9_t4_mem1 = S.Task('r9_t4_mem1', length=1, delay_cost=1)
	S += r9_t4_mem1 >= 23
	r9_t4_mem1 += MAS_MEM[5]

	Z_new0 = S.Task('Z_new0', length=1, delay_cost=1)
	S += Z_new0 >= 24
	Z_new0 += MAS[2]

	r1_t1_mem1 = S.Task('r1_t1_mem1', length=1, delay_cost=1)
	S += r1_t1_mem1 >= 24
	r1_t1_mem1 += MAIN_MEM_r[1]

	r4_t1_mem0 = S.Task('r4_t1_mem0', length=1, delay_cost=1)
	S += r4_t1_mem0 >= 24
	r4_t1_mem0 += MAIN_MEM_r[0]

	r9_t4 = S.Task('r9_t4', length=5, delay_cost=1)
	S += r9_t4 >= 24
	r9_t4 += MM[0]

	Z_new0_w = S.Task('Z_new0_w', length=1, delay_cost=1)
	S += Z_new0_w >= 25
	Z_new0_w += MAIN_MEM_w

	r14_t2_mem0 = S.Task('r14_t2_mem0', length=1, delay_cost=1)
	S += r14_t2_mem0 >= 25
	r14_t2_mem0 += MAS_MEM[0]

	r14_t2_mem1 = S.Task('r14_t2_mem1', length=1, delay_cost=1)
	S += r14_t2_mem1 >= 25
	r14_t2_mem1 += MAS_MEM[1]

	r5_t1_mem0 = S.Task('r5_t1_mem0', length=1, delay_cost=1)
	S += r5_t1_mem0 >= 25
	r5_t1_mem0 += MAIN_MEM_r[0]

	r5_t1_mem1 = S.Task('r5_t1_mem1', length=1, delay_cost=1)
	S += r5_t1_mem1 >= 25
	r5_t1_mem1 += MAIN_MEM_r[1]

	r13_t3_mem0 = S.Task('r13_t3_mem0', length=1, delay_cost=1)
	S += r13_t3_mem0 >= 26
	r13_t3_mem0 += MAIN_MEM_r[0]

	r14_t2 = S.Task('r14_t2', length=1, delay_cost=1)
	S += r14_t2 >= 26
	r14_t2 += MAS[2]

	r14_t4_in = S.Task('r14_t4_in', length=1, delay_cost=1)
	S += r14_t4_in >= 26
	r14_t4_in += MM_in[0]

	r14_t4_mem0 = S.Task('r14_t4_mem0', length=1, delay_cost=1)
	S += r14_t4_mem0 >= 26
	r14_t4_mem0 += MAS_MEM[4]

	r14_t4_mem1 = S.Task('r14_t4_mem1', length=1, delay_cost=1)
	S += r14_t4_mem1 >= 26
	r14_t4_mem1 += MAS_MEM[1]

	r16_t0_in = S.Task('r16_t0_in', length=1, delay_cost=1)
	S += r16_t0_in >= 26
	r16_t0_in += MM_in[1]

	r16_t0_mem0 = S.Task('r16_t0_mem0', length=1, delay_cost=1)
	S += r16_t0_mem0 >= 26
	r16_t0_mem0 += MAS_MEM[6]

	r5_t3_mem1 = S.Task('r5_t3_mem1', length=1, delay_cost=1)
	S += r5_t3_mem1 >= 26
	r5_t3_mem1 += MAIN_MEM_r[1]

	r90_mem0 = S.Task('r90_mem0', length=1, delay_cost=1)
	S += r90_mem0 >= 26
	r90_mem0 += MM_MEM[0]

	r90_mem1 = S.Task('r90_mem1', length=1, delay_cost=1)
	S += r90_mem1 >= 26
	r90_mem1 += MM_MEM[1]

	X_new0_mem0 = S.Task('X_new0_mem0', length=1, delay_cost=1)
	S += X_new0_mem0 >= 27
	X_new0_mem0 += MM_MEM[2]

	X_new0_mem1 = S.Task('X_new0_mem1', length=1, delay_cost=1)
	S += X_new0_mem1 >= 27
	X_new0_mem1 += MM_MEM[3]

	r13_t0_mem1 = S.Task('r13_t0_mem1', length=1, delay_cost=1)
	S += r13_t0_mem1 >= 27
	r13_t0_mem1 += MAIN_MEM_r[1]

	r14_t4 = S.Task('r14_t4', length=5, delay_cost=1)
	S += r14_t4 >= 27
	r14_t4 += MM[0]

	r15_t0_in = S.Task('r15_t0_in', length=1, delay_cost=1)
	S += r15_t0_in >= 27
	r15_t0_in += MM_in[1]

	r15_t0_mem0 = S.Task('r15_t0_mem0', length=1, delay_cost=1)
	S += r15_t0_mem0 >= 27
	r15_t0_mem0 += MAS_MEM[4]

	r15_t0_mem1 = S.Task('r15_t0_mem1', length=1, delay_cost=1)
	S += r15_t0_mem1 >= 27
	r15_t0_mem1 += MAS_MEM[1]

	r16_t0 = S.Task('r16_t0', length=5, delay_cost=1)
	S += r16_t0 >= 27
	r16_t0 += MM[1]

	r16_t2_mem0 = S.Task('r16_t2_mem0', length=1, delay_cost=1)
	S += r16_t2_mem0 >= 27
	r16_t2_mem0 += MAS_MEM[6]

	r16_t2_mem1 = S.Task('r16_t2_mem1', length=1, delay_cost=1)
	S += r16_t2_mem1 >= 27
	r16_t2_mem1 += MAS_MEM[7]

	r6_t3_mem0 = S.Task('r6_t3_mem0', length=1, delay_cost=1)
	S += r6_t3_mem0 >= 27
	r6_t3_mem0 += MAIN_MEM_r[0]

	r90 = S.Task('r90', length=1, delay_cost=1)
	S += r90 >= 27
	r90 += MAS[0]

	r9_t5_mem0 = S.Task('r9_t5_mem0', length=1, delay_cost=1)
	S += r9_t5_mem0 >= 27
	r9_t5_mem0 += MM_MEM[0]

	r9_t5_mem1 = S.Task('r9_t5_mem1', length=1, delay_cost=1)
	S += r9_t5_mem1 >= 27
	r9_t5_mem1 += MM_MEM[1]

	X_new0 = S.Task('X_new0', length=1, delay_cost=1)
	S += X_new0 >= 28
	X_new0 += MAS[1]

	X_new_t5_mem0 = S.Task('X_new_t5_mem0', length=1, delay_cost=1)
	S += X_new_t5_mem0 >= 28
	X_new_t5_mem0 += MM_MEM[2]

	X_new_t5_mem1 = S.Task('X_new_t5_mem1', length=1, delay_cost=1)
	S += X_new_t5_mem1 >= 28
	X_new_t5_mem1 += MM_MEM[3]

	r15_t0 = S.Task('r15_t0', length=5, delay_cost=1)
	S += r15_t0 >= 28
	r15_t0 += MM[1]

	r16_t2 = S.Task('r16_t2', length=1, delay_cost=1)
	S += r16_t2 >= 28
	r16_t2 += MAS[3]

	r16_t4_in = S.Task('r16_t4_in', length=1, delay_cost=1)
	S += r16_t4_in >= 28
	r16_t4_in += MM_in[1]

	r16_t4_mem0 = S.Task('r16_t4_mem0', length=1, delay_cost=1)
	S += r16_t4_mem0 >= 28
	r16_t4_mem0 += MAS_MEM[6]

	r16_t4_mem1 = S.Task('r16_t4_mem1', length=1, delay_cost=1)
	S += r16_t4_mem1 >= 28
	r16_t4_mem1 += MAS_MEM[5]

	r5_t0_mem0 = S.Task('r5_t0_mem0', length=1, delay_cost=1)
	S += r5_t0_mem0 >= 28
	r5_t0_mem0 += MAIN_MEM_r[0]

	r5_t0_mem1 = S.Task('r5_t0_mem1', length=1, delay_cost=1)
	S += r5_t0_mem1 >= 28
	r5_t0_mem1 += MAIN_MEM_r[1]

	r91_mem0 = S.Task('r91_mem0', length=1, delay_cost=1)
	S += r91_mem0 >= 28
	r91_mem0 += MM_MEM[0]

	r91_mem1 = S.Task('r91_mem1', length=1, delay_cost=1)
	S += r91_mem1 >= 28
	r91_mem1 += MAS_MEM[1]

	r9_t5 = S.Task('r9_t5', length=1, delay_cost=1)
	S += r9_t5 >= 28
	r9_t5 += MAS[0]

	X_new0_w = S.Task('X_new0_w', length=1, delay_cost=1)
	S += X_new0_w >= 29
	X_new0_w += MAIN_MEM_w

	X_new_t5 = S.Task('X_new_t5', length=1, delay_cost=1)
	S += X_new_t5 >= 29
	X_new_t5 += MAS[3]

	r15_t1_in = S.Task('r15_t1_in', length=1, delay_cost=1)
	S += r15_t1_in >= 29
	r15_t1_in += MM_in[0]

	r15_t1_mem0 = S.Task('r15_t1_mem0', length=1, delay_cost=1)
	S += r15_t1_mem0 >= 29
	r15_t1_mem0 += MAS_MEM[2]

	r15_t1_mem1 = S.Task('r15_t1_mem1', length=1, delay_cost=1)
	S += r15_t1_mem1 >= 29
	r15_t1_mem1 += MAS_MEM[3]

	r16_t4 = S.Task('r16_t4', length=5, delay_cost=1)
	S += r16_t4 >= 29
	r16_t4 += MM[1]

	r1_t2_mem0 = S.Task('r1_t2_mem0', length=1, delay_cost=1)
	S += r1_t2_mem0 >= 29
	r1_t2_mem0 += MAIN_MEM_r[0]

	r3_t0_mem1 = S.Task('r3_t0_mem1', length=1, delay_cost=1)
	S += r3_t0_mem1 >= 29
	r3_t0_mem1 += MAIN_MEM_r[1]

	r91 = S.Task('r91', length=1, delay_cost=1)
	S += r91 >= 29
	r91 += MAS[1]

	r100_mem0 = S.Task('r100_mem0', length=1, delay_cost=1)
	S += r100_mem0 >= 30
	r100_mem0 += MAIN_MEM_r[0]

	r15_t1 = S.Task('r15_t1', length=5, delay_cost=1)
	S += r15_t1 >= 30
	r15_t1 += MM[0]

	r16_t1_mem1 = S.Task('r16_t1_mem1', length=1, delay_cost=1)
	S += r16_t1_mem1 >= 30
	r16_t1_mem1 += MAIN_MEM_r[1]

	r141_mem0 = S.Task('r141_mem0', length=1, delay_cost=1)
	S += r141_mem0 >= 31
	r141_mem0 += MM_MEM[0]

	r141_mem1 = S.Task('r141_mem1', length=1, delay_cost=1)
	S += r141_mem1 >= 31
	r141_mem1 += MAS_MEM[3]

	r15_t4_in = S.Task('r15_t4_in', length=1, delay_cost=1)
	S += r15_t4_in >= 31
	r15_t4_in += MM_in[1]

	r15_t4_mem0 = S.Task('r15_t4_mem0', length=1, delay_cost=1)
	S += r15_t4_mem0 >= 31
	r15_t4_mem0 += MAS_MEM[4]

	r15_t4_mem1 = S.Task('r15_t4_mem1', length=1, delay_cost=1)
	S += r15_t4_mem1 >= 31
	r15_t4_mem1 += MAS_MEM[1]

	r16_t0_mem1 = S.Task('r16_t0_mem1', length=1, delay_cost=1)
	S += r16_t0_mem1 >= 31
	r16_t0_mem1 += MAIN_MEM_r[1]

	r16_t5_mem0 = S.Task('r16_t5_mem0', length=1, delay_cost=1)
	S += r16_t5_mem0 >= 31
	r16_t5_mem0 += MM_MEM[2]

	r16_t5_mem1 = S.Task('r16_t5_mem1', length=1, delay_cost=1)
	S += r16_t5_mem1 >= 31
	r16_t5_mem1 += MM_MEM[1]

	r9_t0_mem0 = S.Task('r9_t0_mem0', length=1, delay_cost=1)
	S += r9_t0_mem0 >= 31
	r9_t0_mem0 += MAIN_MEM_r[0]

	r141 = S.Task('r141', length=1, delay_cost=1)
	S += r141 >= 32
	r141 += MAS[3]

	r15_t4 = S.Task('r15_t4', length=5, delay_cost=1)
	S += r15_t4 >= 32
	r15_t4 += MM[1]

	r16_t5 = S.Task('r16_t5', length=1, delay_cost=1)
	S += r16_t5 >= 32
	r16_t5 += MAS[1]

	r81_mem0 = S.Task('r81_mem0', length=1, delay_cost=1)
	S += r81_mem0 >= 32
	r81_mem0 += MAIN_MEM_r[0]

	r101_mem0 = S.Task('r101_mem0', length=1, delay_cost=1)
	S += r101_mem0 >= 33
	r101_mem0 += MAIN_MEM_r[0]

	r161_mem0 = S.Task('r161_mem0', length=1, delay_cost=1)
	S += r161_mem0 >= 33
	r161_mem0 += MM_MEM[2]

	r161_mem1 = S.Task('r161_mem1', length=1, delay_cost=1)
	S += r161_mem1 >= 33
	r161_mem1 += MAS_MEM[3]

	r161 = S.Task('r161', length=1, delay_cost=1)
	S += r161 >= 34
	r161 += MAS[0]

	r80_mem0 = S.Task('r80_mem0', length=1, delay_cost=1)
	S += r80_mem0 >= 34
	r80_mem0 += MAIN_MEM_r[0]

	r170_mem0 = S.Task('r170_mem0', length=1, delay_cost=1)
	S += r170_mem0 >= 35
	r170_mem0 += MAS_MEM[0]

	r170_mem1 = S.Task('r170_mem1', length=1, delay_cost=1)
	S += r170_mem1 >= 35
	r170_mem1 += MAS_MEM[5]

	r9_t1_mem0 = S.Task('r9_t1_mem0', length=1, delay_cost=1)
	S += r9_t1_mem0 >= 35
	r9_t1_mem0 += MAIN_MEM_r[0]

	Y_new0_mem0 = S.Task('Y_new0_mem0', length=1, delay_cost=1)
	S += Y_new0_mem0 >= 36
	Y_new0_mem0 += MAS_MEM[0]

	Y_new0_mem1 = S.Task('Y_new0_mem1', length=1, delay_cost=1)
	S += Y_new0_mem1 >= 36
	Y_new0_mem1 += MAS_MEM[1]

	r151_mem0 = S.Task('r151_mem0', length=1, delay_cost=1)
	S += r151_mem0 >= 36
	r151_mem0 += MM_MEM[2]

	r151_mem1 = S.Task('r151_mem1', length=1, delay_cost=1)
	S += r151_mem1 >= 36
	r151_mem1 += MAS_MEM[7]

	r170 = S.Task('r170', length=1, delay_cost=1)
	S += r170 >= 36
	r170 += MAS[0]

	Y_new0 = S.Task('Y_new0', length=1, delay_cost=1)
	S += Y_new0 >= 37
	Y_new0 += MAS[1]

	r151 = S.Task('r151', length=1, delay_cost=1)
	S += r151 >= 37
	r151 += MAS[3]

	r171_mem0 = S.Task('r171_mem0', length=1, delay_cost=1)
	S += r171_mem0 >= 37
	r171_mem0 += MAS_MEM[6]

	r171_mem1 = S.Task('r171_mem1', length=1, delay_cost=1)
	S += r171_mem1 >= 37
	r171_mem1 += MAS_MEM[7]

	Y_new0_w = S.Task('Y_new0_w', length=1, delay_cost=1)
	S += Y_new0_w >= 38
	Y_new0_w += MAIN_MEM_w

	Y_new1_mem0 = S.Task('Y_new1_mem0', length=1, delay_cost=1)
	S += Y_new1_mem0 >= 38
	Y_new1_mem0 += MAS_MEM[2]

	Y_new1_mem1 = S.Task('Y_new1_mem1', length=1, delay_cost=1)
	S += Y_new1_mem1 >= 38
	Y_new1_mem1 += MAS_MEM[1]

	r171 = S.Task('r171', length=1, delay_cost=1)
	S += r171 >= 38
	r171 += MAS[1]

	Y_new1 = S.Task('Y_new1', length=1, delay_cost=1)
	S += Y_new1 >= 39
	Y_new1 += MAS[1]

	Y_new1_w = S.Task('Y_new1_w', length=1, delay_cost=1)
	S += Y_new1_w >= 40
	Y_new1_w += MAIN_MEM_w


	# new tasks
	X_new_t2 = S.Task('X_new_t2', length=1, delay_cost=1)
	X_new_t2 += alt(MAS)
	S += X_new_t2<25

	X_new_t2_mem0 = S.Task('X_new_t2_mem0', length=1, delay_cost=1)
	X_new_t2_mem0 += MAS_MEM[0]
	S += 13 < X_new_t2_mem0
	S += X_new_t2_mem0 <= X_new_t2

	X_new_t2_mem1 = S.Task('X_new_t2_mem1', length=1, delay_cost=1)
	X_new_t2_mem1 += MAS_MEM[1]
	S += 18 < X_new_t2_mem1
	S += X_new_t2_mem1 <= X_new_t2

	r14_t1 = S.Task('r14_t1', length=5, delay_cost=1)
	r14_t1 += alt(MM)
	r14_t1_in = S.Task('r14_t1_in', length=1, delay_cost=1)
	r14_t1_in += alt(MM_in)
	S += r14_t1_in*MM_in[0]<=r14_t1*MM[0]
	S += r14_t1_in*MM_in[1]<=r14_t1*MM[1]
	S += r14_t1<26

	r14_t1_mem0 = S.Task('r14_t1_mem0', length=1, delay_cost=1)
	r14_t1_mem0 += MAS_MEM[0]
	S += 18 < r14_t1_mem0
	S += r14_t1_mem0 <= r14_t1

	r14_t1_mem1 = S.Task('r14_t1_mem1', length=1, delay_cost=1)
	r14_t1_mem1 += MAS_MEM[5]
	S += 15 < r14_t1_mem1
	S += r14_t1_mem1 <= r14_t1

	Z_new_t2 = S.Task('Z_new_t2', length=1, delay_cost=1)
	Z_new_t2 += alt(MAS)
	S += Z_new_t2<1000

	Z_new_t2_mem0 = S.Task('Z_new_t2_mem0', length=1, delay_cost=1)
	Z_new_t2_mem0 += MAS_MEM[0]
	S += 13 < Z_new_t2_mem0
	S += Z_new_t2_mem0 <= Z_new_t2

	Z_new_t2_mem1 = S.Task('Z_new_t2_mem1', length=1, delay_cost=1)
	Z_new_t2_mem1 += MAS_MEM[1]
	S += 18 < Z_new_t2_mem1
	S += Z_new_t2_mem1 <= Z_new_t2

	X_new_t4 = S.Task('X_new_t4', length=5, delay_cost=1)
	X_new_t4 += alt(MM)
	X_new_t4_in = S.Task('X_new_t4_in', length=1, delay_cost=1)
	X_new_t4_in += alt(MM_in)
	S += X_new_t4_in*MM_in[0]<=X_new_t4*MM[0]
	S += X_new_t4_in*MM_in[1]<=X_new_t4*MM[1]
	S += X_new_t4<1000

	X_new_t4_mem0 = S.Task('X_new_t4_mem0', length=1, delay_cost=1)
	X_new_t4_mem0 += alt(MAS_MEM)
	S += (X_new_t2*MAS[0])-1 < X_new_t4_mem0*MAS_MEM[0]
	S += (X_new_t2*MAS[1])-1 < X_new_t4_mem0*MAS_MEM[2]
	S += (X_new_t2*MAS[2])-1 < X_new_t4_mem0*MAS_MEM[4]
	S += (X_new_t2*MAS[3])-1 < X_new_t4_mem0*MAS_MEM[6]
	S += X_new_t4_mem0 <= X_new_t4

	X_new_t4_mem1 = S.Task('X_new_t4_mem1', length=1, delay_cost=1)
	X_new_t4_mem1 += MAS_MEM[1]
	S += 14 < X_new_t4_mem1
	S += X_new_t4_mem1 <= X_new_t4

	r140 = S.Task('r140', length=1, delay_cost=1)
	r140 += alt(MAS)
	S += r140<36

	r140_mem0 = S.Task('r140_mem0', length=1, delay_cost=1)
	r140_mem0 += MM_MEM[0]
	S += 18 < r140_mem0
	S += r140_mem0 <= r140

	r140_mem1 = S.Task('r140_mem1', length=1, delay_cost=1)
	r140_mem1 += alt(MM_MEM)
	S += (r14_t1*MM[0])-1 < r140_mem1*MM_MEM[1]
	S += (r14_t1*MM[1])-1 < r140_mem1*MM_MEM[3]
	S += r140_mem1 <= r140

	r14_t5 = S.Task('r14_t5', length=1, delay_cost=1)
	r14_t5 += alt(MAS)
	S += r14_t5<32

	r14_t5_mem0 = S.Task('r14_t5_mem0', length=1, delay_cost=1)
	r14_t5_mem0 += MM_MEM[0]
	S += 18 < r14_t5_mem0
	S += r14_t5_mem0 <= r14_t5

	r14_t5_mem1 = S.Task('r14_t5_mem1', length=1, delay_cost=1)
	r14_t5_mem1 += alt(MM_MEM)
	S += (r14_t1*MM[0])-1 < r14_t5_mem1*MM_MEM[1]
	S += (r14_t1*MM[1])-1 < r14_t5_mem1*MM_MEM[3]
	S += r14_t5_mem1 <= r14_t5

	Z_new_t4 = S.Task('Z_new_t4', length=5, delay_cost=1)
	Z_new_t4 += alt(MM)
	Z_new_t4_in = S.Task('Z_new_t4_in', length=1, delay_cost=1)
	Z_new_t4_in += alt(MM_in)
	S += Z_new_t4_in*MM_in[0]<=Z_new_t4*MM[0]
	S += Z_new_t4_in*MM_in[1]<=Z_new_t4*MM[1]
	S += Z_new_t4<1000

	Z_new_t4_mem0 = S.Task('Z_new_t4_mem0', length=1, delay_cost=1)
	Z_new_t4_mem0 += alt(MAS_MEM)
	S += (Z_new_t2*MAS[0])-1 < Z_new_t4_mem0*MAS_MEM[0]
	S += (Z_new_t2*MAS[1])-1 < Z_new_t4_mem0*MAS_MEM[2]
	S += (Z_new_t2*MAS[2])-1 < Z_new_t4_mem0*MAS_MEM[4]
	S += (Z_new_t2*MAS[3])-1 < Z_new_t4_mem0*MAS_MEM[6]
	S += Z_new_t4_mem0 <= Z_new_t4

	Z_new_t4_mem1 = S.Task('Z_new_t4_mem1', length=1, delay_cost=1)
	Z_new_t4_mem1 += MAS_MEM[5]
	S += 17 < Z_new_t4_mem1
	S += Z_new_t4_mem1 <= Z_new_t4

	Z_new_t5 = S.Task('Z_new_t5', length=1, delay_cost=1)
	Z_new_t5 += alt(MAS)
	S += Z_new_t5<1000

	Z_new_t5_mem0 = S.Task('Z_new_t5_mem0', length=1, delay_cost=1)
	Z_new_t5_mem0 += MM_MEM[2]
	S += 20 < Z_new_t5_mem0
	S += Z_new_t5_mem0 <= Z_new_t5

	Z_new_t5_mem1 = S.Task('Z_new_t5_mem1', length=1, delay_cost=1)
	Z_new_t5_mem1 += MM_MEM[3]
	S += 23 < Z_new_t5_mem1
	S += Z_new_t5_mem1 <= Z_new_t5

	r110 = S.Task('r110', length=1, delay_cost=1)
	r110 += alt(MAS)
	S += r110<27

	r110_mem0 = S.Task('r110_mem0', length=1, delay_cost=1)
	r110_mem0 += MM_MEM[2]
	S += 25 < r110_mem0
	S += r110_mem0 <= r110

	r110_mem1 = S.Task('r110_mem1', length=1, delay_cost=1)
	r110_mem1 += MAS_MEM[7]
	S += 23 < r110_mem1
	S += r110_mem1 <= r110

	X_new1 = S.Task('X_new1', length=1, delay_cost=1)
	X_new1 += alt(MAS)
	S += 0<X_new1

	X_new1_w = S.Task('X_new1_w', length=1, delay_cost=1)
	X_new1_w += alt(MAIN_MEM_w)
	S += X_new1 <= X_new1_w

	S += X_new1<1000

	X_new1_mem0 = S.Task('X_new1_mem0', length=1, delay_cost=1)
	X_new1_mem0 += alt(MM_MEM)
	S += (X_new_t4*MM[0])-1 < X_new1_mem0*MM_MEM[0]
	S += (X_new_t4*MM[1])-1 < X_new1_mem0*MM_MEM[2]
	S += X_new1_mem0 <= X_new1

	X_new1_mem1 = S.Task('X_new1_mem1', length=1, delay_cost=1)
	X_new1_mem1 += MAS_MEM[7]
	S += 29 < X_new1_mem1
	S += X_new1_mem1 <= X_new1

	Z_new1 = S.Task('Z_new1', length=1, delay_cost=1)
	Z_new1 += alt(MAS)
	S += 0<Z_new1

	Z_new1_w = S.Task('Z_new1_w', length=1, delay_cost=1)
	Z_new1_w += alt(MAIN_MEM_w)
	S += Z_new1 <= Z_new1_w

	S += Z_new1<1000

	Z_new1_mem0 = S.Task('Z_new1_mem0', length=1, delay_cost=1)
	Z_new1_mem0 += alt(MM_MEM)
	S += (Z_new_t4*MM[0])-1 < Z_new1_mem0*MM_MEM[0]
	S += (Z_new_t4*MM[1])-1 < Z_new1_mem0*MM_MEM[2]
	S += Z_new1_mem0 <= Z_new1

	Z_new1_mem1 = S.Task('Z_new1_mem1', length=1, delay_cost=1)
	Z_new1_mem1 += alt(MAS_MEM)
	S += (Z_new_t5*MAS[0])-1 < Z_new1_mem1*MAS_MEM[1]
	S += (Z_new_t5*MAS[1])-1 < Z_new1_mem1*MAS_MEM[3]
	S += (Z_new_t5*MAS[2])-1 < Z_new1_mem1*MAS_MEM[5]
	S += (Z_new_t5*MAS[3])-1 < Z_new1_mem1*MAS_MEM[7]
	S += Z_new1_mem1 <= Z_new1

	r15_t3 = S.Task('r15_t3', length=1, delay_cost=1)
	r15_t3 += alt(MAS)
	S += r15_t3<32

	r15_t3_mem0 = S.Task('r15_t3_mem0', length=1, delay_cost=1)
	r15_t3_mem0 += MAS_MEM[0]
	S += 27 < r15_t3_mem0
	S += r15_t3_mem0 <= r15_t3

	r15_t3_mem1 = S.Task('r15_t3_mem1', length=1, delay_cost=1)
	r15_t3_mem1 += MAS_MEM[3]
	S += 29 < r15_t3_mem1
	S += r15_t3_mem1 <= r15_t3

	r150 = S.Task('r150', length=1, delay_cost=1)
	r150 += alt(MAS)
	S += r150<36

	r150_mem0 = S.Task('r150_mem0', length=1, delay_cost=1)
	r150_mem0 += MM_MEM[2]
	S += 32 < r150_mem0
	S += r150_mem0 <= r150

	r150_mem1 = S.Task('r150_mem1', length=1, delay_cost=1)
	r150_mem1 += MM_MEM[1]
	S += 34 < r150_mem1
	S += r150_mem1 <= r150

	r15_t5 = S.Task('r15_t5', length=1, delay_cost=1)
	r15_t5 += alt(MAS)
	S += r15_t5<37

	r15_t5_mem0 = S.Task('r15_t5_mem0', length=1, delay_cost=1)
	r15_t5_mem0 += MM_MEM[2]
	S += 32 < r15_t5_mem0
	S += r15_t5_mem0 <= r15_t5

	r15_t5_mem1 = S.Task('r15_t5_mem1', length=1, delay_cost=1)
	r15_t5_mem1 += MM_MEM[1]
	S += 34 < r15_t5_mem1
	S += r15_t5_mem1 <= r15_t5

	r160 = S.Task('r160', length=1, delay_cost=1)
	r160 += alt(MAS)
	S += r160<37

	r160_mem0 = S.Task('r160_mem0', length=1, delay_cost=1)
	r160_mem0 += MM_MEM[2]
	S += 31 < r160_mem0
	S += r160_mem0 <= r160

	r160_mem1 = S.Task('r160_mem1', length=1, delay_cost=1)
	r160_mem1 += MM_MEM[1]
	S += 27 < r160_mem1
	S += r160_mem1 <= r160

	solvers.mip.solve(S,msg=1,kind='CPLEX',ratio_gap=1.01)

	solution = [['hoge']*len(S.solution()[1]) for i in range(len(S.solution()))]
	for i in range(len(S.solution())):
		for j in range(len(S.solution()[i])):
			solution[i][j]=str(S.solution()[i][j])
	print(solution)

	cycles = int(solution[-1][3])

	pic_file_name = "/home/mfukuda/ABE/multiRAM_multiMAS_16mux/scheduling_result/stage5MM2_stage1MAS4/EP2_YRECOVER/schedule3.png"
	if(S.solution() != []):
		plotters.matplotlib.plot(S,img_filename=pic_file_name, show_task_labels=False, fig_size=(cycles*0.25+3, 5))

	return solution
